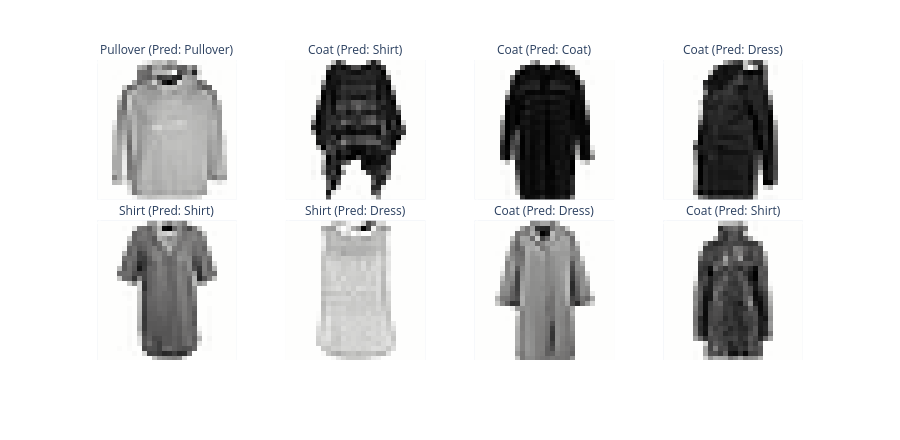

The code cell stored with this chart in its notebook:
### Markdown cell above
### Problem 3e: Analyze Prediction Confidence

In this section, we will analyze the model's prediction confidence to better understand its behavior. Specifically, we will identify examples where the model is uncertain.

**Task:** Find **the image with the lowest confidence**.

### Code cell
# TODO: Find the image with the lowest confidence by sorting the `confidence` column of `test_df`
least_confident = test_df.sort_values(by='confidence', ascending=True)
print("Image with lowest confidence:")
print(least_confident[['label', 'predicted_label', 'confidence', 'correct']][:3])

# Show image with lowest confidence and its predicted label
show_labels = [f"{label} (Pred: {predicted_label})" for label, predicted_label in zip(least_confident["label"].tolist(), least_confident["predicted_label"].tolist())]
fig = show_images(np.stack(least_confident["image"].tolist()), 8, ncols=4, labels=show_labels, reshape=True)
fig.show()

### Figure 1 — Plotly figure (JSON) as saved in the notebook; plotly's stock layout.template omitted (floating-point values rounded to 4 significant figures; data arrays with more than 128 entries replaced by an {"elided": "..."} marker saying what was removed)
{"data": [{"hovertemplate": "x: %{x}<br>y: %{y}<br>color: %{z}<extra></extra>", "type": "heatmap", "yaxis": "y5", "z": {"elided": "28x28 float values"}, "coloraxis": "coloraxis", "xaxis": "x5", "name": "0"}, {"hovertemplate": "x: %{x}<br>y: %{y}<br>color: %{z}<extra></extra>", "type": "heatmap", "yaxis": "y6", "z": {"elided": "28x28 float values"}, "coloraxis": "coloraxis", "xaxis": "x6", "name": "1"}, {"hovertemplate": "x: %{x}<br>y: %{y}<br>color: %{z}<extra></extra>", "type": "heatmap", "yaxis": "y7", "z": {"elided": "28x28 float values"}, "coloraxis": "coloraxis", "xaxis": "x7", "name": "2"}, {"hovertemplate": "x: %{x}<br>y: %{y}<br>color: %{z}<extra></extra>", "type": "heatmap", "yaxis": "y8", "z": {"elided": "28x28 float values"}, "coloraxis": "coloraxis", "xaxis": "x8", "name": "3"}, {"hovertemplate": "x: %{x}<br>y: %{y}<br>color: %{z}<extra></extra>", "type": "heatmap", "yaxis": "y", "z": {"elided": "28x28 float values"}, "coloraxis": "coloraxis", "xaxis": "x", "name": "4"}, {"hovertemplate": "x: %{x}<br>y: %{y}<br>color: %{z}<extra></extra>", "type": "heatmap", "yaxis": "y2", "z": {"elided": "28x28 float values"}, "coloraxis": "coloraxis", "xaxis": "x2", "name": "5"}, {"hovertemplate": "x: %{x}<br>y: %{y}<br>color: %{z}<extra></extra>", "type": "heatmap", "yaxis": "y3", "z": {"elided": "28x28 float values"}, "coloraxis": "coloraxis", "xaxis": "x3", "name": "6"}, {"hovertemplate": "x: %{x}<br>y: %{y}<br>color: %{z}<extra></extra>", "type": "heatmap", "yaxis": "y4", "z": {"elided": "28x28 float values"}, "coloraxis": "coloraxis", "xaxis": "x4", "name": "7"}], "layout": {"xaxis4": {"matches": "x", "anchor": "y4", "showgrid": false, "showticklabels": false, "domain": [0.765, 1.0]}, "xaxis6": {"matches": "x", "anchor": "y6", "showgrid": false, "showticklabels": false, "domain": [0.255, 0.49]}, "yaxis4": {"matches": "y", "anchor": "x4", "showgrid": false, "showticklabels": false, "domain": [0.0, 0.465]}, "yaxis": {"autorange": "reversed", "showticklabels": false, "anchor": "x", "showgrid": false, "constrain": "domain", "domain": [0.0, 0.465]}, "xaxis3": {"matches": "x", "anchor": "y3", "showgrid": false, "showticklabels": false, "domain": [0.51, 0.745]}, "coloraxis": {"colorscale": [[0.0, "rgb(254, 254, 253)"], [0.09091, "rgb(224, 224, 223)"], [0.1818, "rgb(197, 197, 195)"], [0.2727, "rgb(171, 171, 170)"], [0.3636, "rgb(146, 146, 145)"], [0.4545, "rgb(124, 123, 122)"], [0.5455, "rgb(102, 101, 101)"], [0.6364, "rgb(81, 80, 80)"], [0.7273, "rgb(59, 59, 59)"], [0.8182, "rgb(38, 38, 38)"], [0.9091, "rgb(16, 16, 16)"], [1.0, "rgb(0, 0, 0)"]], "showscale": false}, "xaxis7": {"matches": "x", "anchor": "y7", "showgrid": false, "showticklabels": false, "domain": [0.51, 0.745]}, "xaxis": {"showticklabels": false, "anchor": "y", "showgrid": false, "constrain": "domain", "domain": [0.0, 0.235], "scaleanchor": "y"}, "height": 440.0, "margin": {"t": 60.0}, "xaxis8": {"matches": "x", "anchor": "y8", "showgrid": false, "showticklabels": false, "domain": [0.765, 1.0]}, "xaxis5": {"matches": "x", "anchor": "y5", "showgrid": false, "showticklabels": false, "domain": [0.0, 0.235]}, "yaxis2": {"matches": "y", "anchor": "x2", "showgrid": false, "showticklabels": false, "domain": [0.0, 0.465]}, "yaxis5": {"matches": "y", "anchor": "x5", "showgrid": false, "showticklabels": false, "domain": [0.535, 1.0]}, "yaxis3": {"matches": "y", "anchor": "x3", "showgrid": false, "showticklabels": false, "domain": [0.0, 0.465]}, "yaxis6": {"matches": "y", "anchor": "x6", "showgrid": false, "showticklabels": false, "domain": [0.535, 1.0]}, "yaxis7": {"matches": "y", "anchor": "x7", "showgrid": false, "showticklabels": false, "domain": [0.535, 1.0]}, "annotations": [{"text": "Shirt (Pred: Shirt)", "y": 0.465, "showarrow": false, "yanchor": "bottom", "xanchor": "center", "x": 0.1175, "font": {}, "xref": "paper", "yref": "paper"}, {"text": "Shirt (Pred: Dress)", "y": 0.465, "showarrow": false, "yanchor": "bottom", "xanchor": "center", "x": 0.3725, "font": {}, "xref": "paper", "yref": "paper"}, {"text": "Coat (Pred: Dress)", "y": 0.465, "showarrow": false, "yanchor": "bottom", "xanchor": "center", "x": 0.6275, "font": {}, "xref": "paper", "yref": "paper"}, {"text": "Coat (Pred: Shirt)", "y": 0.465, "showarrow": false, "yanchor": "bottom", "xanchor": "center", "x": 0.8825, "font": {}, "xref": "paper", "yref": "paper"}, {"text": "Pullover (Pred: Pullover)", "y": 1.0, "showarrow": false, "yanchor": "bottom", "xanchor": "center", "x": 0.1175, "font": {}, "xref": "paper", "yref": "paper"}, {"text": "Coat (Pred: Shirt)", "y": 1.0, "showarrow": false, "yanchor": "bottom", "xanchor": "center", "x": 0.3725, "font": {}, "xref": "paper", "yref": "paper"}, {"text": "Coat (Pred: Coat)", "y": 1.0, "showarrow": false, "yanchor": "bottom", "xanchor": "center", "x": 0.6275, "font": {}, "xref": "paper", "yref": "paper"}, {"text": "Coat (Pred: Dress)", "y": 1.0, "showarrow": false, "yanchor": "bottom", "xanchor": "center", "x": 0.8825, "font": {}, "xref": "paper", "yref": "paper"}], "yaxis8": {"matches": "y", "anchor": "x8", "showgrid": false, "showticklabels": false, "domain": [0.535, 1.0]}, "xaxis2": {"matches": "x", "anchor": "y2", "showgrid": false, "showticklabels": false, "domain": [0.255, 0.49]}}}
